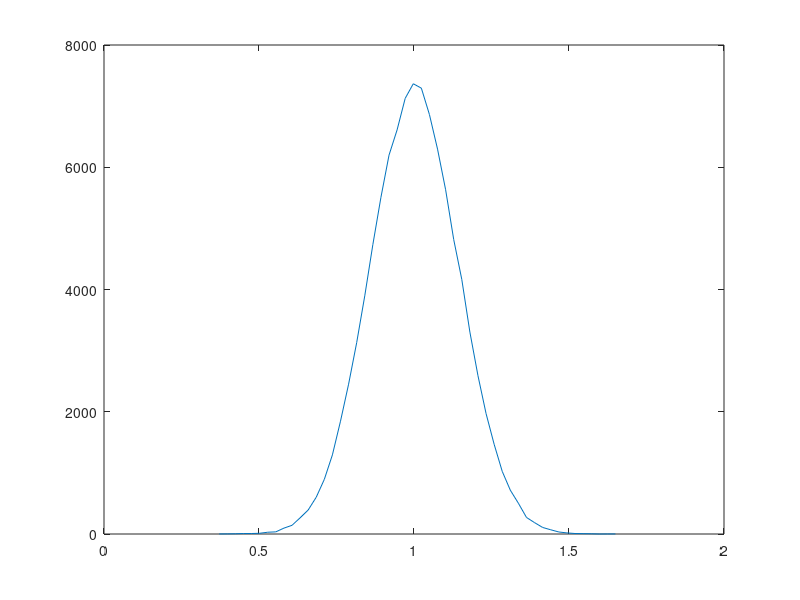

Source code (MATLAB):
%generate a linear process with uncorrelated 
%gaussian noise and directly observed statistics
%of lsf regression coefficients

n = 200;             % number of observations in sample
m = 100000;            % number of samples
B1 = 1; B2 = 2;   % true values of regression coeffs
                          %normally this is never know
t = (1:n)'/n*10;    %independent variable is time

bdist = zeros(2,m); % stores values of be from each sample

for i=1:m               % for each sample
    w = randn(n,1);  % generated guassion noise
    y = B1 + B2*t + w; %create synthetic dataset
 
    %now we solve normal equations for b's
    Z = [ones(1,n);    
           t']';
    b = (Z'*Z)\(Z'*y);   %sample estimates of B
    
    bdist(:,i) = b;        %store in list of samples
end
Eb = mean(bdist,2);  %expected value of b
va = var(bdist');        %  variance only
co = cov(bdist');       % full covariance of b
[N x] = hist(bdist(1,:),50); % distribution
plot(x,N);
%plot(t,y,'o');

%note formula 2.9 in Shumway. If we know or
%can estimate cov of w, we can calculate var(b)
%as var*inv((Z'*Z))
%here true var(w) is one
inv((Z'*Z))

